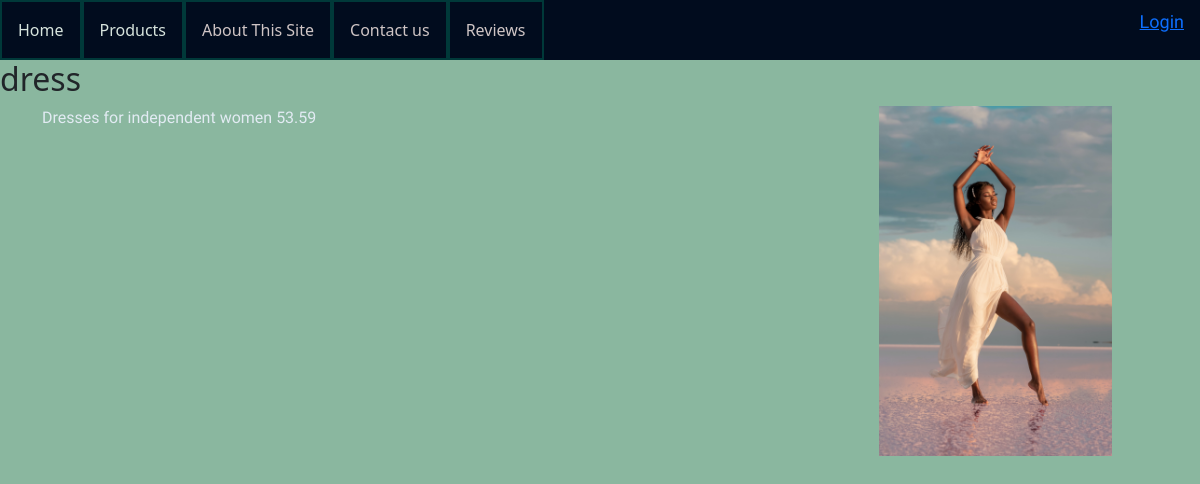
/viewproduct/7/, run on the app's committed database.
### polls/models.py (models this page shows, shortened)
class Product(models.Model):
    owner = models.ForeignKey(User, on_delete=models.CASCADE, blank=True, null=True)
    name = models.CharField(max_length=50)
    description = models.TextField(max_length=250, blank=True, null=True)
    price = models.DecimalField(default=0, decimal_places=2, max_digits=7)
    image = models.ImageField(upload_to='mystatic/img', blank=False)
    image2 = models.ImageField(upload_to='mystatic/img', blank=True)
    image3 = models.ImageField(upload_to='mystatic/img', blank=True)
    model=models.CharField(max_length=10, blank=True, null=True)
    specs =models.TextField(max_length=200, blank=True, null=True)
    category = models.ForeignKey(Category, on_delete=models.SET_NULL, null=True, related_name='products')
    class Meta:
        verbose_name_plural = 'Product'

### polls/views.py (the view)
# urls.py: path('viewproduct/<int:productID>/', ViewProduct, name='viewproduct'),
def ViewProduct(request, productID):
    user = request.user
    view=Product.objects.get(id=productID)
    return render(request, 'viewproduct.html', {'view':view})

### polls/templates/viewproduct.html
{% extends 'base.html' %}
{% load static %}
{% block content %}
<h2>{{view.name}}</h2>
<div class="container "  style="display: grid; grid-template-columns: 3fr 1fr;">
    <div class="mini">
        {{view.description}}
        {{view.price}}
    </div>
    <div class="mini">
        <img class="card-img-top sandal-img" src="{{ view.image.url }}" style="height: fit-content; width: fit-content;" >
    </div>
    </div>
{% endblock %}

### polls/mystatic/css/main.css (style rules this page uses)
div { font-family: 'Fira Sans', sans-serif; color: #e2ebf3; }
.sandal-img { max-width: 345px; max-height: 350px; }

### data on the page
Product: name "dress", description "Dresses for independent women", price "53.59", image (picture)
